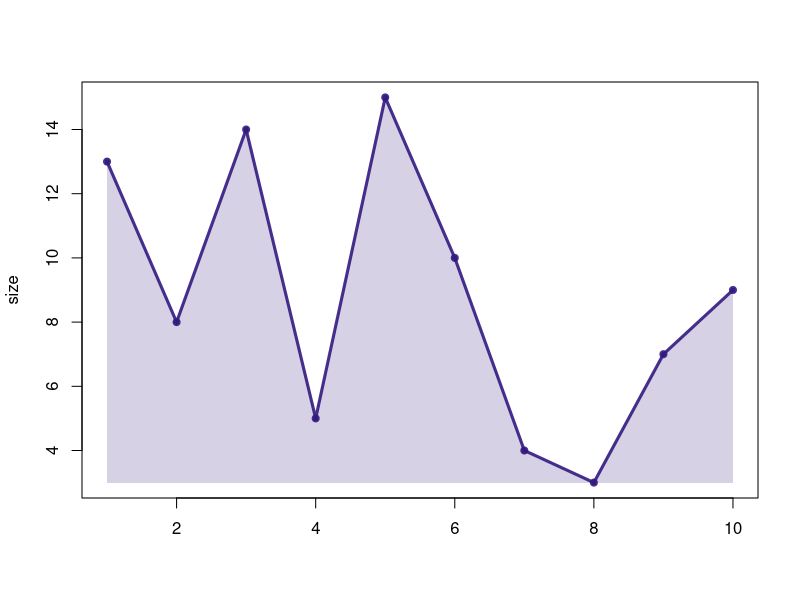

Reproduce this figure in R. (Note: this script raises an error after producing the figure.)
## ---- chunk 1
knitr::opts_chunk$set( warning=FALSE, message=FALSE)
## ---- chunk 2
# Create data
data <- data.frame(x=seq(1,10), y=sample(seq(1,15),10))

# Draw line on top
plot(data, col=rgb(0.2,0.1,0.5,0.9), type="o", lwd=3, xlab="", ylab="size",
     pch=20)

# Fill the area
polygon(c(min(data$x), data$x, max(data$x)),
        c(min(data$y), data$y, min(data$y)),
        col=rgb(0.2,0.1,0.5,0.2), border=FALSE)
## ---- chunk 3
htmltools::includeHTML("htmlChunkRelatedEvolution.html")
